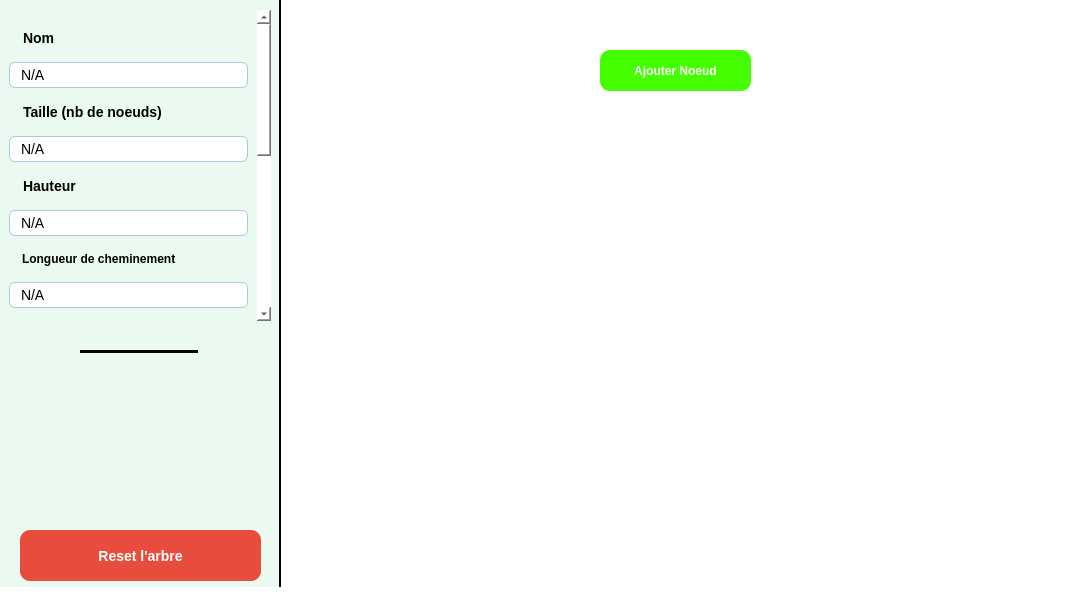
<?xml version="1.0" encoding="UTF-8"?>
<ui version="4.0">
 <class>MainWindow</class>
 <widget class="QMainWindow" name="MainWindow">
  <property name="geometry">
   <rect>
    <x>0</x>
    <y>0</y>
    <width>1067</width>
    <height>609</height>
   </rect>
  </property>
  <property name="windowTitle">
   <string>MainWindow</string>
  </property>
  <property name="styleSheet">
   <string notr="true">background-color: white
</string>
  </property>
  <widget class="QWidget" name="centralwidget">
   <widget class="QFrame" name="frame">
    <property name="geometry">
     <rect>
      <x>-10</x>
      <y>-30</y>
      <width>291</width>
      <height>661</height>
     </rect>
    </property>
    <property name="styleSheet">
     <string notr="true">QFrame {
    background-color: #eafaf1; 
    border: 2px solid black;
    border-radius: 15px;
    padding: 10px;
}
</string>
    </property>
    <property name="frameShape">
     <enum>QFrame::StyledPanel</enum>
    </property>
    <property name="frameShadow">
     <enum>QFrame::Raised</enum>
    </property>
    <widget class="QPushButton" name="resetTree">
     <property name="geometry">
      <rect>
       <x>30</x>
       <y>560</y>
       <width>241</width>
       <height>51</height>
      </rect>
     </property>
     <property name="styleSheet">
      <string notr="true">QPushButton {
    background-color: #e74c3c;
    color: white;
    border: none;
    border-radius: 10px;
    padding: 10px 20px;
    font-size: 14px;
    font-weight: bold;
    text-transform: uppercase;
}

QPushButton:hover {
    background-color: #c0392b; 
}

QPushButton:pressed {
    background-color: #a93226;
    border: 2px solid #922b21; 
}
</string>
     </property>
     <property name="text">
      <string>Reset l'arbre</string>
     </property>
    </widget>
    <widget class="QScrollArea" name="scrollArea">
     <property name="geometry">
      <rect>
       <x>0</x>
       <y>30</y>
       <width>291</width>
       <height>331</height>
      </rect>
     </property>
     <property name="styleSheet">
      <string notr="true">
* { 
	border: none;
	background-color: rgba(0,0,0,0);
}


QScrollBar:vertical {
    border: none;
    background-color: rgba(0,0,0,0);
    width: 10px; 
    margin: 0px; 
}

QScrollBar::handle:vertical {
    background: #888; 
    min-height: 20px;
    border-radius: 5px;
}

QScrollBar::add-line:vertical, QScrollBar::sub-line:vertical {
    border: none;
    background: none;
    height: 0px;
}
</string>
     </property>
     <property name="widgetResizable">
      <bool>true</bool>
     </property>
     <widget class="QWidget" name="scrollAreaWidgetContents">
      <property name="geometry">
       <rect>
        <x>0</x>
        <y>0</y>
        <width>261</width>
        <height>670</height>
       </rect>
      </property>
      <layout class="QGridLayout" name="gridLayout">
       <item row="1" column="0">
        <widget class="QLabel" name="nom_arbre_placeholder">
         <property name="styleSheet">
          <string notr="true">QLabel {
    color: black; /* Text color matching the poker table green for a cohesive look */
    background-color: white; /* Light background color for contrast */
    border: 1px solid #B0C4DE; /* Light gray-blue border */
    border-radius: 6px; /* Rounded corners for a modern look */
    padding: 4px 8px; /* Padding for spacing */
    font-size: 14px; /* Font size */
	text-align:center;
}</string>
         </property>
         <property name="text">
          <string>N/A</string>
         </property>
        </widget>
       </item>
       <item row="4" column="0">
        <widget class="QLabel" name="taille_arbre_label">
         <property name="styleSheet">
          <string notr="true">font-size: 14px;
font-weight: bold;
text-transform: uppercase;
background-color: rgba(0,0,0,0);
border: none;</string>
         </property>
         <property name="text">
          <string>Taille (nb de noeuds)</string>
         </property>
        </widget>
       </item>
       <item row="5" column="0">
        <widget class="QLabel" name="taille_arbre_placeholder">
         <property name="styleSheet">
          <string notr="true">QLabel {
    color: black; /* Text color matching the poker table green for a cohesive look */
    background-color: white; /* Light background color for contrast */
    border: 1px solid #B0C4DE; /* Light gray-blue border */
    border-radius: 6px; /* Rounded corners for a modern look */
    padding: 4px 8px; /* Padding for spacing */
    font-size: 14px; /* Font size */
	text-align:center;
}</string>
         </property>
         <property name="text">
          <string>N/A</string>
         </property>
        </widget>
       </item>
       <item row="0" column="0">
        <widget class="QLabel" name="nom_arbre_label">
         <property name="minimumSize">
          <size>
           <width>236</width>
           <height>37</height>
          </size>
         </property>
         <property name="styleSheet">
          <string notr="true">font-size: 14px;
font-weight: bold;
text-transform: uppercase;
background-color: rgba(0,0,0,0);
border: none;</string>
         </property>
         <property name="text">
          <string>Nom</string>
         </property>
        </widget>
       </item>
       <item row="17" column="0">
        <widget class="QLabel" name="pme_label">
         <property name="styleSheet">
          <string notr="true">font-size: 10px;
font-weight: bold;
text-transform: uppercase;
background-color: rgba(0,0,0,0);
border: none;</string>
         </property>
         <property name="text">
          <string>Profondeur moyenne externe</string>
         </property>
        </widget>
       </item>
       <item row="20" column="0">
        <widget class="QLabel" name="pmi_placeholder">
         <property name="styleSheet">
          <string notr="true">QLabel {
    color: black; /* Text color matching the poker table green for a cohesive look */
    background-color: white; /* Light background color for contrast */
    border: 1px solid #B0C4DE; /* Light gray-blue border */
    border-radius: 6px; /* Rounded corners for a modern look */
    padding: 4px 8px; /* Padding for spacing */
    font-size: 14px; /* Font size */
	text-align:center;
}</string>
         </property>
         <property name="text">
          <string>N/A</string>
         </property>
        </widget>
       </item>
       <item row="16" column="0">
        <widget class="QLabel" name="pm_placeholder">
         <property name="styleSheet">
          <string notr="true">QLabel {
    color: black; /* Text color matching the poker table green for a cohesive look */
    background-color: white; /* Light background color for contrast */
    border: 1px solid #B0C4DE; /* Light gray-blue border */
    border-radius: 6px; /* Rounded corners for a modern look */
    padding: 4px 8px; /* Padding for spacing */
    font-size: 14px; /* Font size */
	text-align:center;
}</string>
         </property>
         <property name="text">
          <string>N/A</string>
         </property>
        </widget>
       </item>
       <item row="15" column="0">
        <widget class="QLabel" name="pm_label">
         <property name="styleSheet">
          <string notr="true">font-size: 12px;
font-weight: bold;
text-transform: uppercase;
background-color: rgba(0,0,0,0);
border: none;</string>
         </property>
         <property name="text">
          <string>Profondeur moyenne</string>
         </property>
        </widget>
       </item>
       <item row="18" column="0">
        <widget class="QLabel" name="pme_placeholder">
         <property name="styleSheet">
          <string notr="true">QLabel {
    color: black; /* Text color matching the poker table green for a cohesive look */
    background-color: white; /* Light background color for contrast */
    border: 1px solid #B0C4DE; /* Light gray-blue border */
    border-radius: 6px; /* Rounded corners for a modern look */
    padding: 4px 8px; /* Padding for spacing */
    font-size: 14px; /* Font size */
	text-align:center;
}</string>
         </property>
         <property name="text">
          <string>N/A</string>
         </property>
        </widget>
       </item>
       <item row="6" column="0">
        <widget class="QLabel" name="hauteur_arbre_label">
         <property name="styleSheet">
          <string notr="true">font-size: 14px;
font-weight: bold;
text-transform: uppercase;
background-color: rgba(0,0,0,0);
border: none;</string>
         </property>
         <property name="text">
          <string>Hauteur</string>
         </property>
        </widget>
       </item>
       <item row="8" column="0">
        <widget class="QLabel" name="hauteur_arbre_placeholder">
         <property name="styleSheet">
          <string notr="true">QLabel {
    color: black; /* Text color matching the poker table green for a cohesive look */
    background-color: white; /* Light background color for contrast */
    border: 1px solid #B0C4DE; /* Light gray-blue border */
    border-radius: 6px; /* Rounded corners for a modern look */
    padding: 4px 8px; /* Padding for spacing */
    font-size: 14px; /* Font size */
	text-align:center;
}</string>
         </property>
         <property name="text">
          <string>N/A</string>
         </property>
        </widget>
       </item>
       <item row="14" column="0">
        <widget class="QLabel" name="lci_placeholder">
         <property name="styleSheet">
          <string notr="true">QLabel {
    color: black; /* Text color matching the poker table green for a cohesive look */
    background-color: white; /* Light background color for contrast */
    border: 1px solid #B0C4DE; /* Light gray-blue border */
    border-radius: 6px; /* Rounded corners for a modern look */
    padding: 4px 8px; /* Padding for spacing */
    font-size: 14px; /* Font size */
	text-align:center;
}</string>
         </property>
         <property name="text">
          <string>N/A</string>
         </property>
        </widget>
       </item>
       <item row="12" column="0">
        <widget class="QLabel" name="lce_placeholder">
         <property name="styleSheet">
          <string notr="true">QLabel {
    color: black; /* Text color matching the poker table green for a cohesive look */
    background-color: white; /* Light background color for contrast */
    border: 1px solid #B0C4DE; /* Light gray-blue border */
    border-radius: 6px; /* Rounded corners for a modern look */
    padding: 4px 8px; /* Padding for spacing */
    font-size: 14px; /* Font size */
	text-align:center;
}</string>
         </property>
         <property name="text">
          <string>N/A</string>
         </property>
        </widget>
       </item>
       <item row="10" column="0">
        <widget class="QLabel" name="lc_placeholder">
         <property name="styleSheet">
          <string notr="true">QLabel {
    color: black; /* Text color matching the poker table green for a cohesive look */
    background-color: white; /* Light background color for contrast */
    border: 1px solid #B0C4DE; /* Light gray-blue border */
    border-radius: 6px; /* Rounded corners for a modern look */
    padding: 4px 8px; /* Padding for spacing */
    font-size: 14px; /* Font size */
	text-align:center;
}</string>
         </property>
         <property name="text">
          <string>N/A</string>
         </property>
        </widget>
       </item>
       <item row="11" column="0">
        <widget class="QLabel" name="lce_label">
         <property name="styleSheet">
          <string notr="true">font-size: 10px;
font-weight: bold;
text-transform: uppercase;
background-color: rgba(0,0,0,0);
border: none;</string>
         </property>
         <property name="text">
          <string>Longueur de cheminement externe</string>
         </property>
        </widget>
       </item>
       <item row="9" column="0">
        <widget class="QLabel" name="lc_label">
         <property name="styleSheet">
          <string notr="true">font-size: 12px;
font-weight: bold;
text-transform: uppercase;
background-color: rgba(0,0,0,0);
border: none;</string>
         </property>
         <property name="text">
          <string>Longueur de cheminement</string>
         </property>
        </widget>
       </item>
       <item row="13" column="0">
        <widget class="QLabel" name="lci_label">
         <property name="styleSheet">
          <string notr="true">font-size: 10px;
font-weight: bold;
text-transform: uppercase;
background-color: rgba(0,0,0,0);
border: none;</string>
         </property>
         <property name="text">
          <string>Longueur de cheminement interne</string>
         </property>
        </widget>
       </item>
       <item row="19" column="0">
        <widget class="QLabel" name="pmi_label">
         <property name="styleSheet">
          <string notr="true">font-size: 10px;
font-weight: bold;
text-transform: uppercase;
background-color: rgba(0,0,0,0);
border: none;</string>
         </property>
         <property name="text">
          <string>Profondeur moyenne interne</string>
         </property>
        </widget>
       </item>
      </layout>
     </widget>
    </widget>
    <widget class="Line" name="line">
     <property name="geometry">
      <rect>
       <x>90</x>
       <y>380</y>
       <width>118</width>
       <height>3</height>
      </rect>
     </property>
     <property name="styleSheet">
      <string notr="true">border: 2px solid black</string>
     </property>
     <property name="orientation">
      <enum>Qt::Horizontal</enum>
     </property>
    </widget>
   </widget>
   <widget class="QPushButton" name="pushButton">
    <property name="geometry">
     <rect>
      <x>600</x>
      <y>50</y>
      <width>151</width>
      <height>41</height>
     </rect>
    </property>
    <property name="styleSheet">
     <string notr="true">QPushButton {
    background-color: #45ff00;
    color: white;
    border: none;
    border-radius: 10px;
    padding: 10px 20px;
    font-size: 12px;
    font-weight: bold;
    text-transform: uppercase;
}

QPushButton:hover {
    background-color: #34c200; 
}

QPushButton:pressed {
    background-color: #2ea802;
    border: 2px solid #2c9e02; 
}
</string>
    </property>
    <property name="text">
     <string>Ajouter Noeud</string>
    </property>
   </widget>
  </widget>
  <widget class="QStatusBar" name="statusbar"/>
 </widget>
 <resources/>
 <connections/>
</ui>
